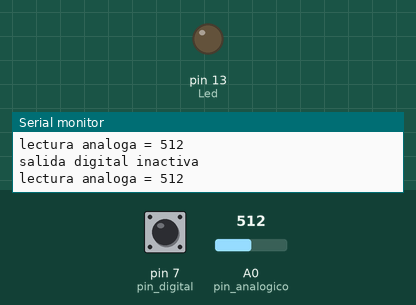
Simulated run of this sketch. Board: Arduino Uno, built with avr-gcc and run on an emulated ATmega328P. Shown: output pins drawn as LEDs (lit = HIGH), the last lines printed to the serial monitor. The inputs (shaded band) are chosen by the test bench; at power-on: pin 7 (pin_digital) HIGH, A0 (pin_analogico) = 512.

Above: at 1.8 s.
1.9 s: pin 7 (pin_digital) pulled LOW for 1.2 s
At 2.4 s:
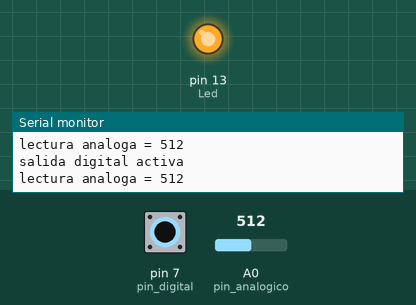
5.5 s: pin 7 (pin_digital) pulled LOW for 3.2 s
At 10.2 s:
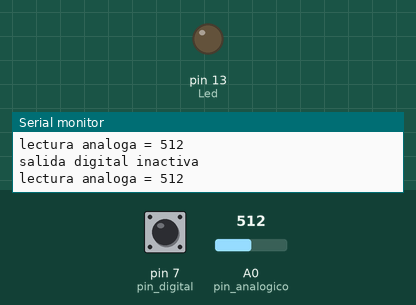
Timing chart, 0 to 11.7 s (numbered marks = the images above; inputs shaded):
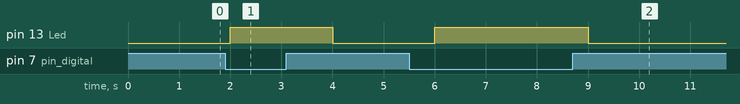

The sketch:

MSA_02.ino
```cpp
/*
***********************************************
Tutorial Arduino Sensor Magnetico efecto Hall
https://conbotassucias.wordpress.com/
***********************************************

Este ejemplo utiliza un sensor 49E,
montado en un módulo con un  amplificador
operacional LM393
Al detectar un campo magnetico, imprimirá el
valor sobre el monitor serie.
Al detectar un campo magnetico, apaga un led.
Si no detecta se enciende el led.
Utilizamos la señal Analógica y digital del sensor y
trabajan independientemente
*/
 //declaramos las variables
int pin_analogico = A0; // definimos los pines por los que
int pin_digital = 7;   // conectamos las salidas del módulo
int Led=13;       //pin del led
int  sensorValue =  1000;

void setup() {
Serial.begin(9600); //iniciamos la comunicación serial
pinMode(pin_digital,INPUT_PULLUP); //definimos como entrada
pinMode(Led,OUTPUT);//define LED como salida
}

void loop() {

Serial.print("lectura analoga = ");
Serial.println(analogRead(A0));
delay(sensorValue);
// si la salida digital está en cero, es porque se ha superado el valor de referencia
// entonces se desplegará el mensaje: "salida digital activa"
if (digitalRead(pin_digital) == LOW)
{
  Serial.println("salida digital activa");
  digitalWrite(Led,HIGH);
}
else
{
  Serial.println("salida digital inactiva"); // de otra forma de deplegará "salida digital inactiva"
digitalWrite(Led,LOW);
}

}
```

Measured:
- after the input at 1.9 s, pin 13 (Led): LOW → HIGH after 0.10 s, → LOW 2.0 s later
- after the input at 5.5 s, pin 13 (Led): LOW → HIGH after 0.50 s, → LOW 3.0 s later
